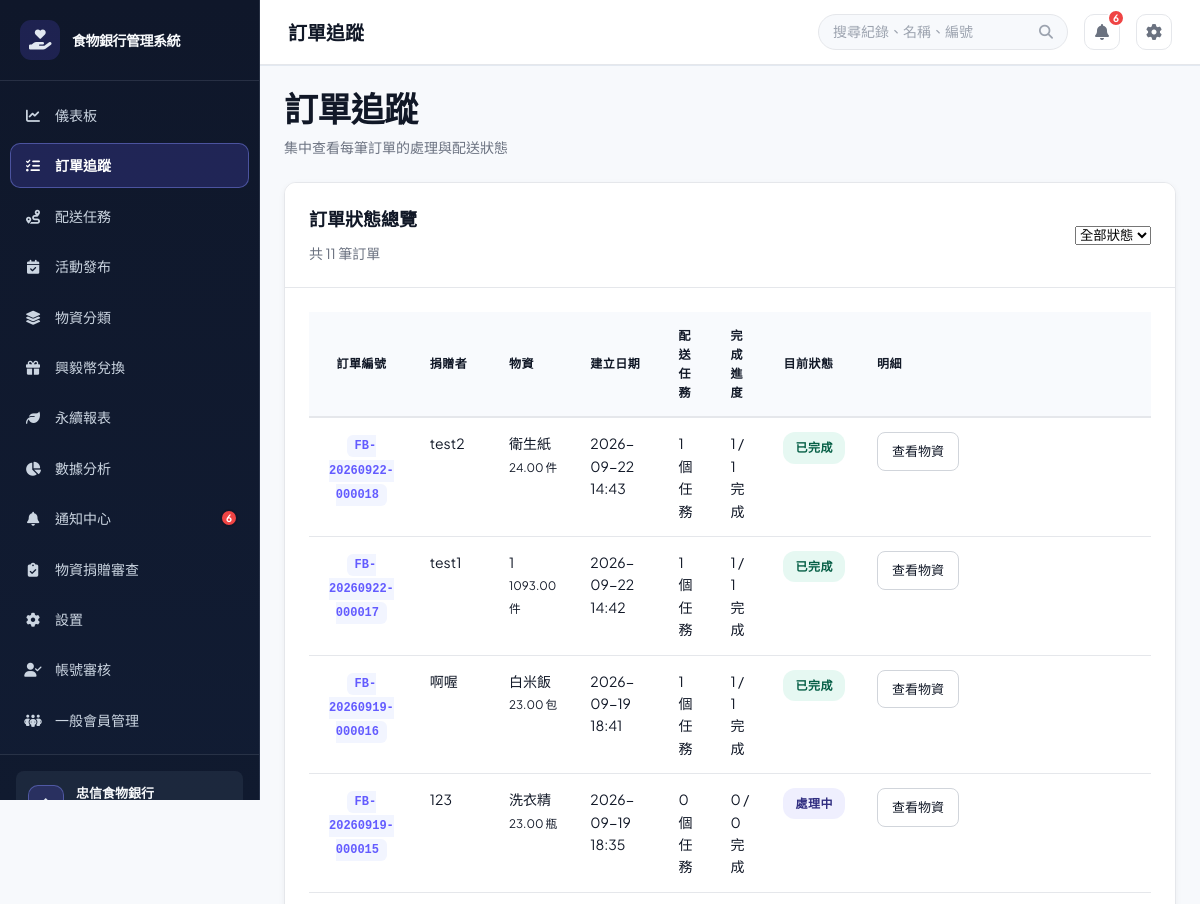
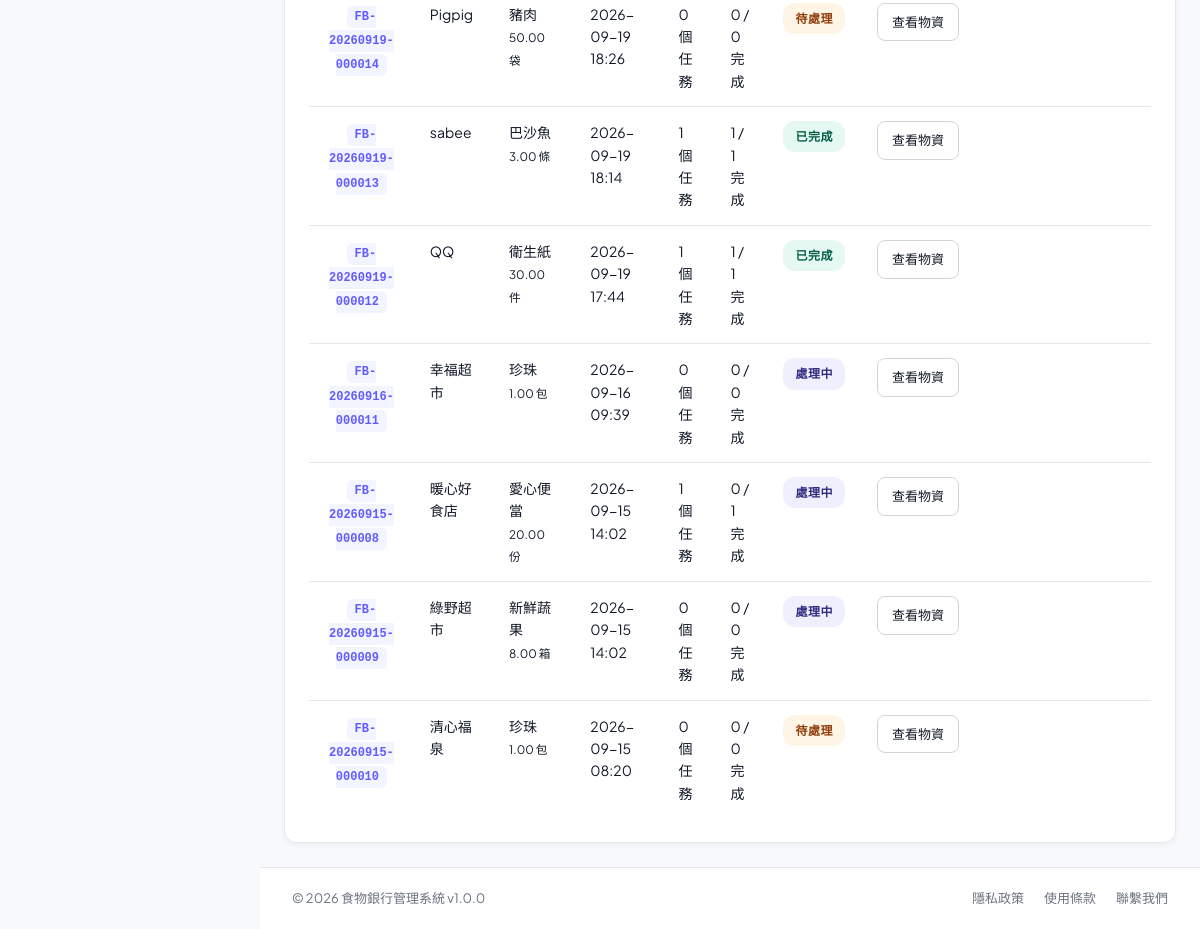
Page /?page=order_tracking (signed in) on the committed database (2 pictures, top to bottom).
### tables this page shows
CREATE TABLE `users` (
  `user_id` int(11) NOT NULL,
  `username` varchar(50) NOT NULL,
  `password` varchar(255) NOT NULL,
  `email` varchar(100) NOT NULL,
  `full_name` varchar(100) NOT NULL,
  `phone` varchar(20) DEFAULT NULL,
  `role` enum('foodbank_staff','member') NOT NULL DEFAULT 'foodbank_staff',
  `member_type` enum('general','enterprise') NOT NULL DEFAULT 'general',
  `department` varchar(50) DEFAULT NULL,
  `status` enum('active','inactive','suspended') DEFAULT 'active',
  `created_at` timestamp NULL DEFAULT current_timestamp(),
  `updated_at` timestamp NULL DEFAULT current_timestamp() ON UPDATE current_timestamp(),
  `created_by` int(11) DEFAULT NULL,
  `phone_verified` tinyint(1) NOT NULL DEFAULT 0,
  `is_enterprise_verified` tinyint(1) DEFAULT 0,
  `enterprise_name` varchar(150) DEFAULT NULL,
  `enterprise_verified_at` datetime DEFAULT NULL
);

CREATE TABLE `donations` (
  `donation_id` int(11) NOT NULL,
  `order_number` varchar(30) DEFAULT NULL,
  `donor_id` int(11) DEFAULT NULL,
  `donor_name` varchar(100) NOT NULL,
  `donation_type` enum('food','supplies','money','other') NOT NULL,
  `quantity` decimal(10,2) DEFAULT NULL,
  `unit` varchar(20) DEFAULT NULL,
  `donation_date` datetime NOT NULL,
  `received_by` int(11) DEFAULT NULL,
  `status` enum('received','pending','assessed','approved','rejected','published','archived') DEFAULT 'pending',
  `evaluation_status` enum('pending','approved_volunteer','approved_self_delivery','published','rejected') DEFAULT 'pending',
  `delivery_method` enum('volunteer_assist','self_delivery') DEFAULT 'volunteer_assist',
  `approval_notes` text DEFAULT NULL,
  `approved_at` datetime DEFAULT NULL,
  `approved_by` int(11) DEFAULT NULL,
  `rejection_reason` text DEFAULT NULL,
  `rejected_at` datetime DEFAULT NULL,
  `published_at` datetime DEFAULT NULL,
  `current_status` enum('waiting_pickup','volunteer_received','in_transit','at_foodbank','inspection_complete') DEFAULT 'waiting_pickup',
  `status_updated_at` datetime DEFAULT NULL,
  `split_count` int(11) DEFAULT 1,
  `notes` text DEFAULT NULL,
  `created_at` timestamp NULL DEFAULT current_timestamp(),
  `updated_at` timestamp NULL DEFAULT current_timestamp() ON UPDATE current_timestamp(),
  `item_name` varchar(100) DEFAULT NULL,
  `weight_kg` decimal(10,2) DEFAULT NULL,
  `size_description` varchar(100) DEFAULT NULL,
  `expiry_date` date DEFAULT NULL,
  `pickup_deadline` datetime DEFAULT NULL,
  `delivery_option` enum('food_bank_pickup','volunteer_delivery') NOT NULL DEFAULT 'volunteer_delivery',
  `vehicle_type` enum('car','motorcycle','none') DEFAULT 'none',
  `photo_path` varchar(255) DEFAULT NULL,
  `evaluation_notes` text DEFAULT NULL,
  `seal_code` varchar(30) DEFAULT NULL,
  `need_inspection` tinyint(1) DEFAULT 1,
  `inspection_notes` text DEFAULT NULL,
  `donor_address` varchar(255) DEFAULT NULL,
  `reward_options` text DEFAULT NULL,
  `delivery_date` date DEFAULT NULL,
  `delivery_time` time DEFAULT NULL,
  `delivery_address` varchar(255) DEFAULT NULL,
  `beneficiary_id` int(11) DEFAULT NULL,
  `dispatch_contact_name` varchar(100) DEFAULT NULL,
  `dispatch_contact_phone` varchar(30) DEFAULT NULL,
  `dispatch_vehicle_info` varchar(150) DEFAULT NULL
);

### src/views/order_tracking.php (the view, shortened to what the rows shown need)
<?php
require_once BASE_PATH . '/src/models/DonationModel.php';
$trackingModel = new DonationModel();
$currentRole = $currentUser['role'] ?? 'member';
$isOfficial = $currentRole === 'foodbank_staff';
$trackingOrders = $trackingModel->getOrderTracking(
    $isOfficial ? null : (int) ($currentUser['user_id'] ?? 0),
    $_GET['status'] ?? null
);
$statusLabels = [
    'pending' => '待處理',
    'processing' => '處理中',
    'in_transit' => '配送中',
    'completed' => '已完成',
    'rejected' => '已婉拒',
];
$statusClasses = [
    'pending' => 'pending',
    'processing' => 'approved',
    'in_transit' => 'in-transit',
    'completed' => 'completed',
    'rejected' => 'rejected',
];
?>
<div class="view-header">
    <div>
        <h1 class="view-title">訂單追蹤</h1>
    </div>
</div>
<div class="card">
    <div class="card-header">
        <div class="toolbar-row">
            <div>
                <h2>訂單狀態總覽</h2>
            </div>
        </div>
    </div>
    <div class="card-body">
        <?php if ($trackingOrders): ?>
            <table class="data-table">
                <thead>
                    <tr>
                        <th>訂單編號</th>
                        <?php if ($isOfficial): ?><th>捐贈者</th><?php endif; ?>
                        <th>物資</th>
                        <th>建立日期</th>
                        <th>配送任務</th>
                        <th>完成進度</th>
                        <th>目前狀態</th>
                        <th>明細</th>
                    </tr>
                </thead>
                <tbody>
                    <?php foreach ($trackingOrders as $order): ?>
                        <?php $orderStatus = $order['order_status'] ?? 'processing'; ?>
                        <tr>
                            <td><strong><code><?php echo htmlspecialchars($order['order_number']); ?></code></strong></td>
                            <?php if ($isOfficial): ?><td><?php echo htmlspecialchars($order['donor_name']); ?></td><?php endif; ?>
                            <td><?php echo htmlspecialchars($order['item_name'] ?? '-'); ?><br><small><?php echo htmlspecialchars($order['quantity'] . ' ' . $order['unit']); ?></small></td>
                            <td><?php echo htmlspecialchars(date('Y-m-d H:i', strtotime($order['donation_date']))); ?></td>
                            <td><?php echo (int) $order['delivery_count']; ?> 個任務</td>
                            <td><?php echo (int) $order['completed_delivery_count']; ?> / <?php echo (int) $order['delivery_count']; ?> 完成</td>
                            <td><span class="status status-<?php echo htmlspecialchars($statusClasses[$orderStatus] ?? 'approved'); ?>"><?php echo htmlspecialchars($statusLabels[$orderStatus] ?? $orderStatus); ?></span></td>
                            <td><a href="?page=<?php echo $isOfficial ? 'donation_materials_review' : 'donation_materials'; ?>" class="btn btn-secondary btn-sm">查看物資</a></td>
                        </tr>
                    <?php endforeach; ?>
                </tbody>
            </table>
        <?php else: ?>
            <div class="empty-state"><i class="fas fa-box-open"></i><p>目前沒有符合條件的訂單</p></div>
        <?php endif; ?>
    </div>
</div>

### public/index.php (shortened to what the rows shown need)
<?php
require_once BASE_PATH . '/config/database.php';
$connection = $db->getConnection();
$demoPasswordHashes = [
    'manager' => '866485796cfa8d7c0cf7111640205b83076433547577511d81f8030ae99ecea5',
    'staff' => '10176e7b7b24d317acfcf8d2064cfd2f24e154f7b5a96603077d5ef813d6a6b6',
];
foreach ($demoPasswordHashes as $demoUsername => $demoPasswordHash) {
    $demoUsernameEscaped = $connection->real_escape_string($demoUsername);
    $connection->query(
        "UPDATE users SET password = '{$demoPasswordHash}' WHERE username = '{$demoUsernameEscaped}' AND CHAR_LENGTH(password) <> 60 AND CHAR_LENGTH(password) <> 64"
    );
}
$connection->query(
    "UPDATE users SET full_name = CASE username
        WHEN 'official' THEN '食物銀行官方人員'
        WHEN 'manager' THEN '忠信食物銀行'
        WHEN 'staff' THEN '食物銀行官方人員'
        WHEN 'volunteer' THEN '忠信GO RIDER'
        WHEN 'donor' THEN '捐贈剩食店家'
        ELSE full_name
    END
    WHERE username IN ('official', 'manager', 'staff', 'volunteer', 'donor')
      AND (full_name LIKE '%?%' OR full_name = '')"
);
if (!empty($_SESSION['user']['username'])) {
    $sessionUsername = $connection->real_escape_string($_SESSION['user']['username']);
    $sessionUserResult = $connection->query("SELECT user_id, username, full_name, role, member_type, enterprise_name, status, email, phone, phone_verified FROM users WHERE username = '{$sessionUsername}' LIMIT 1");
}
$currentUser = $_SESSION['user'];
$role = $currentUser['role'];
$memberType = $currentUser['member_type'] ?? null;
$rolePages = [
    'foodbank_staff' => ['dashboard', 'order_tracking', 'donation_materials_review', 'deliveries', 'activities', 'item_categories', 'rewards', 'settings', 'users', 'volunteer_management', 'carbon_report', 'reports', 'notifications', 'certificate', 'activity_certificate'],
    'member' => $memberType === 'enterprise'
        ? ['dashboard', 'order_tracking', 'activities', 'rewards', 'notifications', 'donation_materials', 'certificate', 'activity_certificate']
        : ($memberType === 'general'
            ? ['dashboard', 'deliveries', 'material_transport', 'activities', 'rewards', 'reports', 'notifications', 'certificate', 'activity_certificate']
            : ['dashboard']),
];
$page = isset($_GET['page']) ? trim($_GET['page']) : 'dashboard';
$page = basename($page);
$menu_items = [
    'dashboard' => ['label' => '儀表板', 'icon' => 'fa-solid fa-chart-line'],
    'order_tracking' => ['label' => '訂單追蹤', 'icon' => 'fa-solid fa-list-check'],
    'deliveries' => ['label' => '配送任務', 'icon' => 'fa-solid fa-route'],
    'material_transport' => ['label' => '物資運送', 'icon' => 'fa-solid fa-truck-fast'],
    'activities' => ['label' => $role === 'member' ? '活動報名' : '活動發布', 'icon' => 'fa-solid fa-calendar-check'],
    'item_categories' => ['label' => '物資分類', 'icon' => 'fa-solid fa-layer-group'],
    'rewards' => ['label' => '興毅幣兌換', 'icon' => 'fa-solid fa-gift'],
    'carbon_report' => ['label' => '永續報表', 'icon' => 'fa-solid fa-leaf'],
    'reports' => ['label' => '數據分析', 'icon' => 'fa-solid fa-chart-pie'],
    'notifications' => ['label' => '通知中心', 'icon' => 'fa-solid fa-bell'],
    'donation_materials' => ['label' => '物資捐贈', 'icon' => 'fa-solid fa-box-open'],
    'donation_materials_review' => ['label' => '物資捐贈審查', 'icon' => 'fa-solid fa-clipboard-check'],
    'settings' => ['label' => '設置', 'icon' => 'fa-solid fa-gear'],
    'users' => ['label' => '帳號審核', 'icon' => 'fa-solid fa-user-check'],
    'volunteer_management' => ['label' => '一般會員管理', 'icon' => 'fa-solid fa-people-group'],
];
$allowedPages = $rolePages[$role] ?? ['dashboard'];
?>
<!DOCTYPE html>
<html lang="zh-TW">
<head>
    <link href="https://cdnjs.cloudflare.com/ajax/libs/font-awesome/6.4.0/css/all.min.css" rel="stylesheet">
    <link rel="stylesheet" href="assets/css/style.css?v=<?php echo filemtime(__DIR__ . '/assets/css/style.css'); ?>">
</head>
<body>
    <div class="app-wrapper">
        <aside class="sidebar">
            <nav class="sidebar-nav">
                <?php foreach ($menu_items as $key => $item):
                    if (!in_array($key, $allowedPages, true)) {
                        continue;
                    }
                    $is_active = ($page === $key) ? 'active' : '';
                    $icon = $item['icon'];
                    $label = ($key === 'reports' && $role === 'member') ? '榮譽榜' : $item['label'];
                    ?>
                    <a href="?page=<?php echo $key; ?>" class="nav-item <?php echo $is_active; ?>" title="<?php echo $label; ?>">
                        <span class="nav-icon"><i class="<?php echo $icon; ?>"></i></span>
                        <span class="nav-label"><?php echo $label; ?></span>
                    </a>
                <?php endforeach; ?>
            </nav>
            <div class="sidebar-footer">
                <div class="user-profile">
                    <div class="user-info">
                        <div class="user-name"><?php echo htmlspecialchars($currentUser['full_name']); ?></div>
                    </div>
                </div>
            </div>
        </aside>
        <div class="main-container">
            <header class="topbar">
                <div class="topbar-left">
                    <div class="breadcrumb">
                        <span class="page-title" id="pageTitle">
                            <?php echo $menu_items[$page]['label'] ?? '頁面'; ?>
                        </span>
                    </div>
                </div>
            </header>
            <main class="page-content">
                <div class="content-shell">
                    <?php
                    $view_file = BASE_PATH . '/src/views/' . $page . '.php';
                    if (file_exists($view_file)) {
                        include $view_file;
                    }
                    ?>
                </div>
            </main>
        </div>
    </div>
</body>
</html>

### rows in the picture
users: role "數據分析", full_name "忠信食物銀行", role "訂單追蹤"
donations: order_number "FB-20260922-000018", donor_name "test2", item_name "衛生紙", quantity+unit "24.00 件", donation_date "2026-09-22 14:43", delivery_count "1", completed_delivery_count "1", orderStatus "已完成"
donations: order_number "FB-20260922-000017", donor_name "test1", item_name "1", quantity+unit "1093.00 件", donation_date "2026-09-22 14:42", delivery_count "1", completed_delivery_count "1", orderStatus "已完成"
donations: order_number "FB-20260919-000016", donor_name "啊喔", item_name "白米飯", quantity+unit "23.00 包", donation_date "2026-09-19 18:41", delivery_count "1", completed_delivery_count "1", orderStatus "已完成"
donations: order_number "FB-20260919-000015", donor_name "123", item_name "洗衣精", quantity+unit "23.00 瓶", donation_date "2026-09-19 18:35", delivery_count "0", completed_delivery_count "0", orderStatus "處理中"
donations: order_number "FB-20260919-000014", donor_name "Pigpig", item_name "豬肉", quantity+unit "50.00 袋", donation_date "2026-09-19 18:26", delivery_count "0", completed_delivery_count "0", orderStatus "待處理"
donations: order_number "FB-20260919-000013", donor_name "sabee", item_name "巴沙魚", quantity+unit "3.00 條", donation_date "2026-09-19 18:14", delivery_count "1", completed_delivery_count "1", orderStatus "已完成"
donations: order_number "FB-20260919-000012", donor_name "QQ", item_name "衛生紙", quantity+unit "30.00 件", donation_date "2026-09-19 17:44", delivery_count "1", completed_delivery_count "1", orderStatus "已完成"
donations: order_number "FB-20260916-000011", donor_name "幸福超市", item_name "珍珠", quantity+unit "1.00 包", donation_date "2026-09-16 09:39", delivery_count "0", completed_delivery_count "0", orderStatus "處理中"
donations: order_number "FB-20260915-000008", donor_name "暖心好食店", item_name "愛心便當", quantity+unit "20.00 份", donation_date "2026-09-15 14:02", delivery_count "1", completed_delivery_count "0", orderStatus "處理中"
donations: order_number "FB-20260915-000009", donor_name "綠野超市", item_name "新鮮蔬果", quantity+unit "8.00 箱", donation_date "2026-09-15 14:02", delivery_count "0", completed_delivery_count "0", orderStatus "處理中"
donations: order_number "FB-20260915-000010", donor_name "清心福泉", item_name "珍珠", quantity+unit "1.00 包", donation_date "2026-09-15 08:20", delivery_count "0", completed_delivery_count "0", orderStatus "待處理"

### other values in the picture
APP_NAME "食物銀行管理系統"
$label "儀表板"
$label "訂單追蹤"
$label "配送任務"
$label "活動發布"
$label "物資分類"
$label "興毅幣兌換"
$label "永續報表"
$label "通知中心"
$unreadNotificationCount "6"
$label "物資捐贈審查"
$label "設置"
$label "帳號審核"
$label "一般會員管理"
count($trackingOrders) "11"
